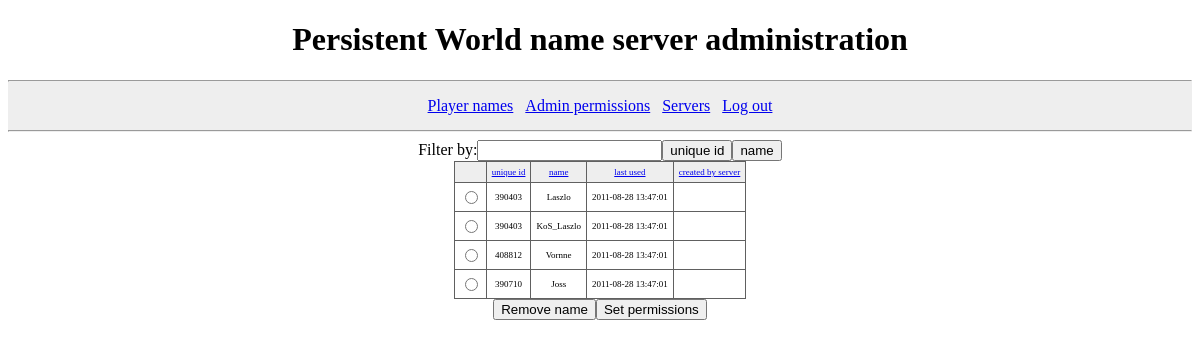
Page /pwnameserver/index.php?page=player_names (signed in) on the committed database.
### tables this page shows
CREATE TABLE player_names (
  id INT(5) UNSIGNED NOT NULL AUTO_INCREMENT,
  unique_id INT(7) UNSIGNED NOT NULL,
  name VARCHAR(28) NOT NULL,
  last_used_time TIMESTAMP DEFAULT CURRENT_TIMESTAMP ON UPDATE CURRENT_TIMESTAMP,
  inserted_by_warband_server_id INT(5) UNSIGNED DEFAULT NULL,
  PRIMARY KEY (id),
  KEY (unique_id),
  UNIQUE KEY (name)
);

### pwnameserver/log_in.php (called while the page is built, shortened)
<?php
function check_log_in()
{
  if (isset($_POST["log_in"]))
  {
    $server_name = filter_input(INPUT_POST, "server_name", FILTER_SANITIZE_STRING, FILTER_FLAG_STRIP_LOW|FILTER_FLAG_STRIP_HIGH);
    $server_password = filter_input(INPUT_POST, "server_password", FILTER_SANITIZE_STRING, FILTER_FLAG_STRIP_LOW);
    if ($server_name && $server_password)
    {
      $server_name = mysql_real_escape_string($server_name);
      $server_password = mysql_real_escape_string($server_password);
      $result = mysql_query("SELECT id, name FROM warband_servers WHERE name = '$server_name' AND password = SHA1('$server_password');");
      if ($result && $row = mysql_fetch_assoc($result))
      {
        session_regenerate_id(true);
        $_SESSION["server_id"] = $row["id"];
        $_SESSION["server_name"] = $row["name"];
        $_SESSION["time"] = time();
        return true;
      }
    }
    echo('<div class="database_error">Invalid server name or password.</div>');
  }
  else if (isset($_SESSION["server_id"], $_SESSION["server_name"], $_SESSION["time"]))
  {
    $current_time = time();
    if ($current_time - $_SESSION["time"] < 3600)
    {
      return true;
    }
    else session_destroy();
  }
  return false;
}
?>

### pwnameserver/player_names.php (the view, shortened to what this page needs)
<?php
function show_player_names()
{
  $current_uri = htmlspecialchars($_SERVER["REQUEST_URI"]);
  $desc = "";
  if (isset($_GET["order_by"]))
  {
    $order_by = explode("_", $_GET["order_by"]);
    if (count($order_by) <= 1) $desc = "_desc";
    $order_by = $order_by[0];
    $cleaned_uri = htmlspecialchars(preg_replace('/[&?]order_by=[^=&?]*/', '', $_SERVER["REQUEST_URI"]));
  }
  else
  {
    $cleaned_uri = $current_uri;
  }
  echo("<form action=\"$current_uri\" method=\"get\"><div class=\"database_actions\">");
  echo('<label for="filter_text">Filter by:</label>');
  echo('<input type="text" name="filter" id="filter_text"/>');
  echo('<input type="submit" name="by_uid" value="unique id"/>');
  echo('<input type="submit" name="by_name" value="name"/>');
  echo("</div></form>\n");
  $query = "SELECT player_names.id, unique_id, player_names.name AS player_name, last_used_time, warband_servers.name AS server_name
    FROM player_names LEFT JOIN warband_servers ON player_names.inserted_by_warband_server_id = warband_servers.id";
  $query .= ";";
  $result = mysql_query($query);
  echo("<form action=\"$current_uri\" method=\"post\">");
  echo('<table class="database_view"><thead><tr><th/>');
  echo("<th><a href=\"$cleaned_uri&amp;order_by=uid$desc\">unique id</a></th>");
  echo("<th><a href=\"$cleaned_uri&amp;order_by=name$desc\">name</a></th>");
  echo("<th><a href=\"$cleaned_uri&amp;order_by=date$desc\">last used</a></th>");
  echo("<th><a href=\"$cleaned_uri&amp;order_by=server$desc\">created by server</a></th>");
  echo('</tr></thead><tbody>');
  while ($row = mysql_fetch_assoc($result))
  {
    $rb_id = "rb_$row[id]";
    echo("<tr><td><input type=\"radio\" name=\"id\" value=\"$row[id]\" id=\"$rb_id\"/></td>");
    echo("<td><label for=\"$rb_id\">$row[unique_id]</label></td>");
    $player_name = htmlspecialchars($row["player_name"]);
    echo("<td><label for=\"$rb_id\">$player_name</label></td>");
    echo("<td><label for=\"$rb_id\">$row[last_used_time]</label></td>");
    $server_name = htmlspecialchars($row["server_name"]);
    echo("<td><label for=\"$rb_id\">$server_name</label></td>");
    echo("</tr>\n");
  }
  echo("</tbody></table>\n");
  echo('<div class="database_actions">');
  echo('<input type="submit" name="remove_name" value="Remove name"/>');
  echo('<input type="submit" name="set_permissions" value="Set permissions"/>');
  echo("</div></form>\n");
}
?>

### pwnameserver/index.php (shortened to what this page needs)
<!DOCTYPE html PUBLIC "-//W3C//DTD XHTML 1.0 Strict//EN" "http://www.w3.org/TR/xhtml1/DTD/xhtml1-strict.dtd">
<html>
<head>
<link rel="stylesheet" type="text/css" href="main.css" />
</head>
<body>
<div id="header">
<h1>Persistent World name server administration</h1>
</div>
<div id="menu">
<hr/>
<a href="?page=player_names">Player names</a>
&nbsp;&nbsp;<a href="?page=admin_permissions">Admin permissions</a>
&nbsp;&nbsp;<a href="?page=servers">Servers</a>
&nbsp;&nbsp;<a href="?page=log_out">Log out</a>
<hr/>
</div>
<div id="page">
<?php
require("log_in.php");
if (!check_log_in())
{
  show_log_in();
}
else if (isset($_GET['page']))
{
  switch ($_GET['page'])
  {
  case 'player_names':
    require("player_names.php");
    show_player_names();
    break;
  }
}
?>
</div>
</body>
</html>

### pwnameserver/main.css (style rules this page uses)
#header { text-align: center; }
#menu { line-height: 2em; text-align: center; background-color: #eeeeee; }
.database_view { border: 1px solid #606060; border-collapse: collapse; overflow: scroll; text-align: center; margin-left: auto; margin-right: auto; }
.database_view th, td { font-size: xx-small; border: 1px solid #606060; padding: 5px; }
.database_view th { font-weight: normal; background-color: #eeeeee; }
div.database_actions { text-align: center; }

### rows in the picture
player_names: unique "390403", name "Laszlo", last_used_time "2011-08-28 13:47:01"
player_names: unique "390403", name "KoS_Laszlo", last_used_time "2011-08-28 13:47:01"
player_names: unique "408812", name "Vornne", last_used_time "2011-08-28 13:47:01"
player_names: unique "390710", name "Joss", last_used_time "2011-08-28 13:47:01"
